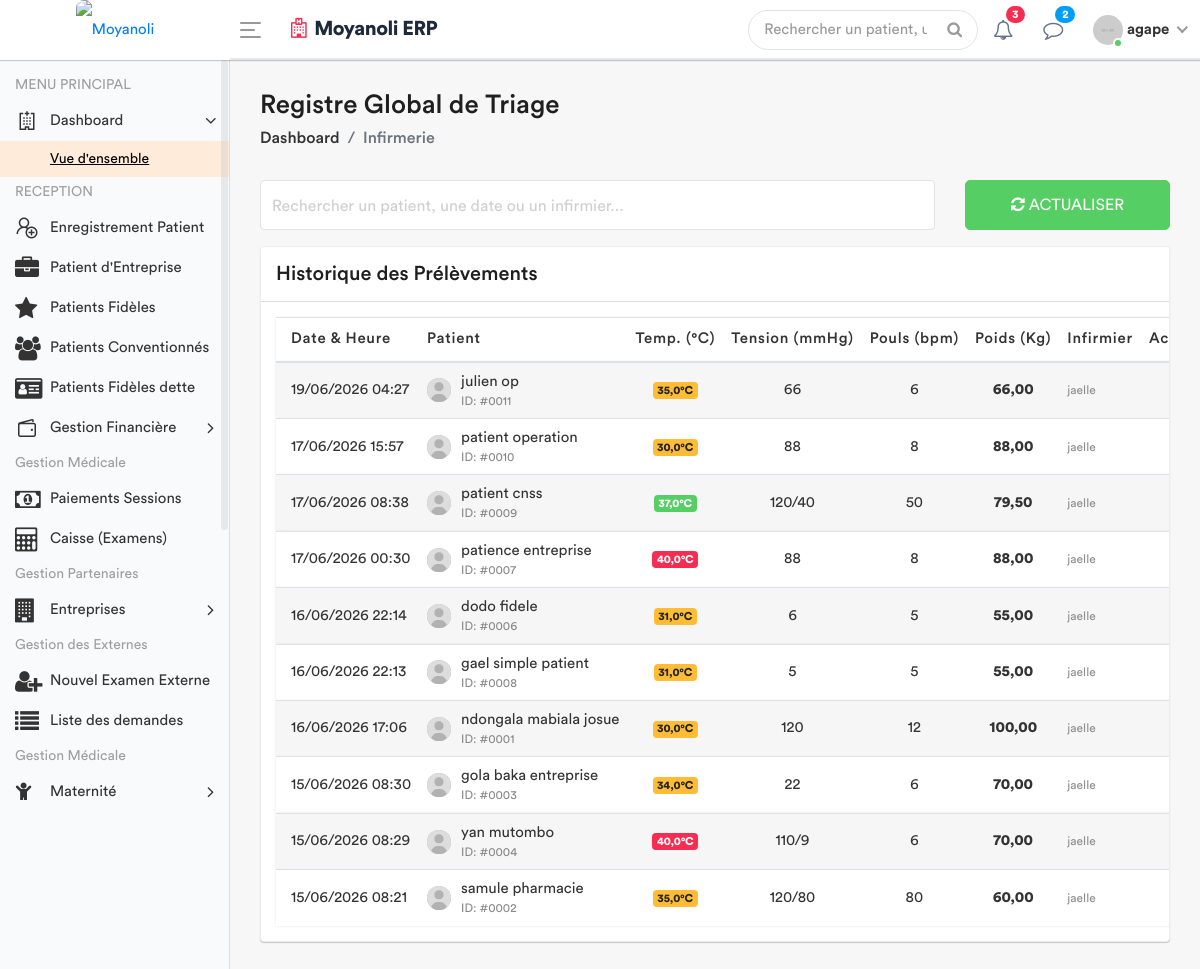
The page /infirmerie/registre-global/ (signed in) on the database as committed earlier.
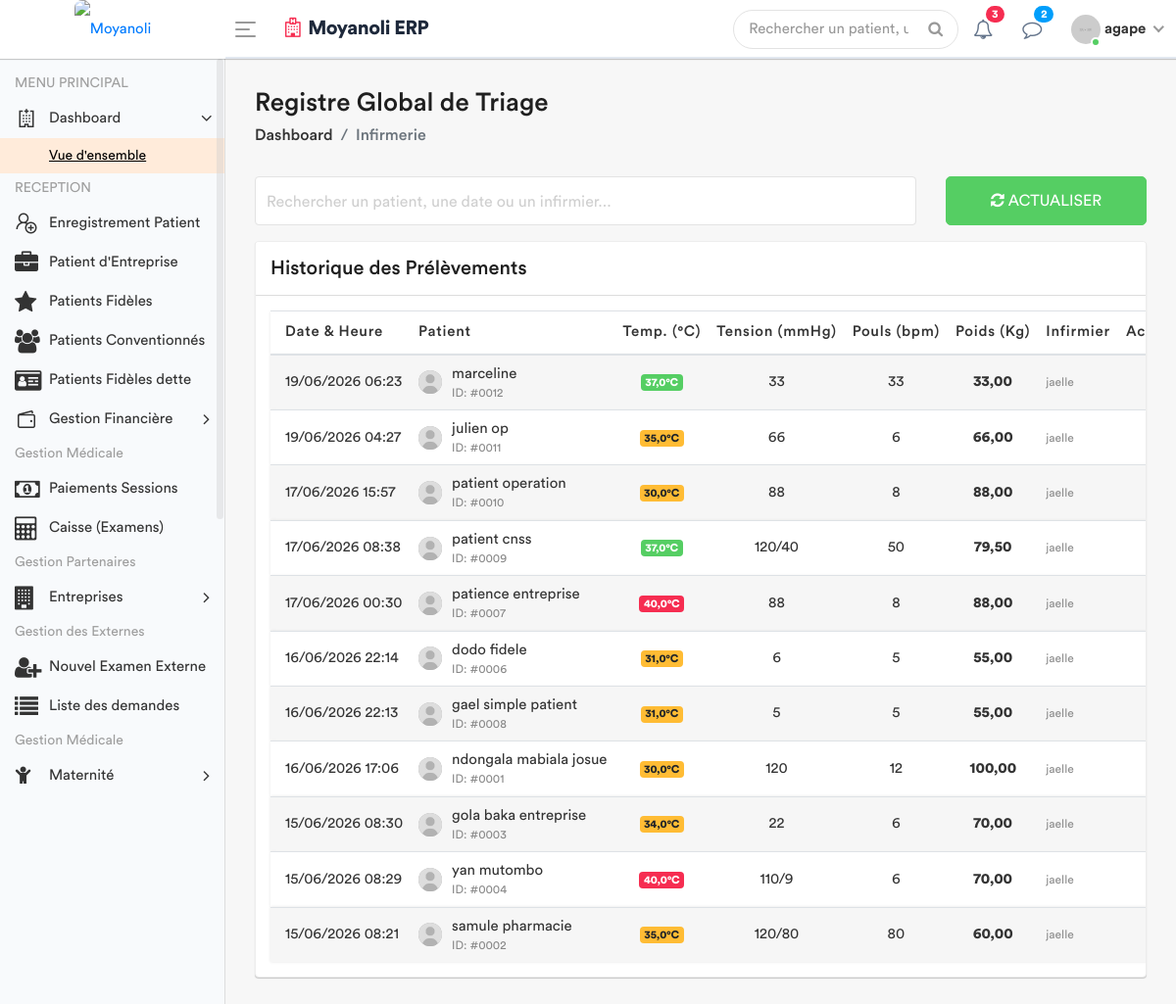
The same page on the database as committed later.
### apps/models.py (models this page shows, shortened)
class SigneVital(models.Model):
    patient = models.ForeignKey(Patient, on_delete=models.CASCADE)
    temperature = models.DecimalField(max_digits=4, decimal_places=1)
    poids = models.DecimalField(max_digits=5, decimal_places=2)
    tension_arterielle = models.CharField(max_length=10)
    frequence_cardiaque = models.IntegerField()
    frequence_respiratoire = models.IntegerField(null=True, blank=True)
    saturation_oxygene = models.IntegerField(null=True, blank=True)
    date_prelevement = models.DateTimeField(default=timezone.now)
    infirmier = models.ForeignKey(User, on_delete=models.SET_NULL, null=True)
    est_consulte = models.BooleanField(default=False)
    session = models.ForeignKey(SessionSoins, on_delete=models.CASCADE, related_name='signes_vitaux', null=True)

class Patient(models.Model):
    TYPE_CHOICES = [
        ('SIMPLE', 'Patient Simple'),
        ('FIDELE', 'Patient Fidèle'),
        ('CONVENTIONNE', 'Patient Conventionné'),
    ]
    code_patient = models.CharField(max_length=20, unique=True, editable=False)
    noms = models.CharField(max_length=100)
    service = models.ForeignKey('Service', on_delete=models.PROTECT, related_name='patients', null=True)
    sexe = models.CharField(max_length=1, choices=[('M', 'Masculin'), ('F', 'Féminin')])
    age = models.CharField(max_length=30)
    adresse = models.TextField()
    telephone = models.CharField(max_length=20)
    type_patient = models.CharField(max_length=15, choices=TYPE_CHOICES, default='SIMPLE')
    a_carte_fidelite = models.BooleanField(default=False, verbose_name="Possède carte de fidélité")
    entreprise = models.ForeignKey(
        'Entreprise',
        on_delete=models.SET_NULL,
        null=True,
        blank=True,
        related_name='patients',
        verbose_name="Entreprise (si conventionné)"
    )
    fiche_payee = models.BooleanField(default=False)
    created_by = models.ForeignKey(User, on_delete=models.SET_NULL, null=True, related_name='patients_crees')
    date_creation = models.DateTimeField(auto_now_add=True)
    date_modification = models.DateTimeField(auto_now=True)

### apps/views.py (the view)
# urls.py: path('infirmerie/registre-global/', views.liste_globale_triage, name='liste_globale_triage'),
@login_required
def liste_globale_triage(request):
    historique_global = SigneVital.objects.select_related('patient', 'infirmier').all().order_by('-date_prelevement')
    role = Fonction.objects.filter(userKey=request.user).first()
    fonctionKey = role.fonctionKey.roleName if role else None
    context = {
        'fonctionKey': fonctionKey,
        'historique': historique_global,
    }
    return render(request, 'back-end/infirmerie/liste_globale_triage.html', context)

### apps/templates/back-end/infirmerie/liste_globale_triage.html (shortened to what the changed rows need)
<!DOCTYPE html>
{% load static %}
<html lang="fr">
    <head>
        {% include 'back-end/includes/css.html' %}
    </head>
    <body>
        <div class="main-wrapper">
            <div class="page-wrapper">
                <div class="content container-fluid">
                    <div class="row">
                        <div class="col-md-12">
                            <div class="card card-table">
                                <div class="card-body">
                                    <div class="table-responsive" style="padding: 15px;">
                                        <table class="table table-striped table-nowrap custom-table mb-0 datatable" id="triageTable">
                                            <thead>
                                                <tr>
                                                    <th>Date & Heure</th>
                                                    <th>Patient</th>
                                                    <th class="text-center">Temp. (°C)</th>
                                                    <th class="text-center">Tension (mmHg)</th>
                                                    <th class="text-center">Pouls (bpm)</th>
                                                    <th class="text-center">Poids (Kg)</th>
                                                    <th>Infirmier</th>
                                                    <th class="text-right">Action</th>
                                                </tr>
                                            </thead>
                                            <tbody>
                                                {% for signe in historique %}
                                                <tr>
                                                    <td>{{ signe.date_prelevement|date:"d/m/Y H:i" }}</td>
                                                    <td>
                                                        <h2 class="table-avatar">
                                                            <a href="#" class="avatar avatar-xs"><img src="{% static 'back-end/assets/img/user.jpg' %}" alt=""></a>
                                                            <a href="#">{{ signe.patient.noms }} <span>ID: #{{ signe.patient.id|stringformat:"04d" }}</span></a>
                                                        </h2>
                                                    </td>
                                                    <td class="text-center">
                                                        <span class="badge {% if signe.temperature >= 38 %}badge-danger{% elif signe.temperature < 36 %}badge-warning{% else %}badge-success{% endif %}">
                                                            {{ signe.temperature }}°C
                                                        </span>
                                                    </td>
                                                    <td class="text-center">{{ signe.tension_arterielle|default:"--" }}</td>
                                                    <td class="text-center">{{ signe.frequence_cardiaque|default:"--" }}</td>
                                                    <td class="text-center"><strong>{{ signe.poids }}</strong></td>
                                                    <td><small class="text-muted">{{ signe.infirmier.get_full_name|default:signe.infirmier.username }}</small></td>
                                                    <td class="text-right">
                                                        <div class="dropdown dropdown-action">
                                                        </div>
                                                    </td>
                                                </tr>
                                                {% empty %}
                                                <tr>
                                                    <td colspan="8" class="text-center text-muted py-4">Aucun prélèvement enregistré.</td>
                                                </tr>
                                                {% endfor %}
                                            </tbody>
                                        </table>
                                    </div>
                                </div>
                            </div>
                        </div>
                    </div>
                </div>
            </div>
        </div>
    </body>
</html>

Rows that differ between the two databases and show on the page:
added SigneVital: date_prelevement "19/06/2026 06:23", patient.noms "marceline", patient.id "0012", temperature "37,0", tension_arterielle "33", frequence_cardiaque "33", poids "33,00", infirmier.get_full_name "jaelle"
